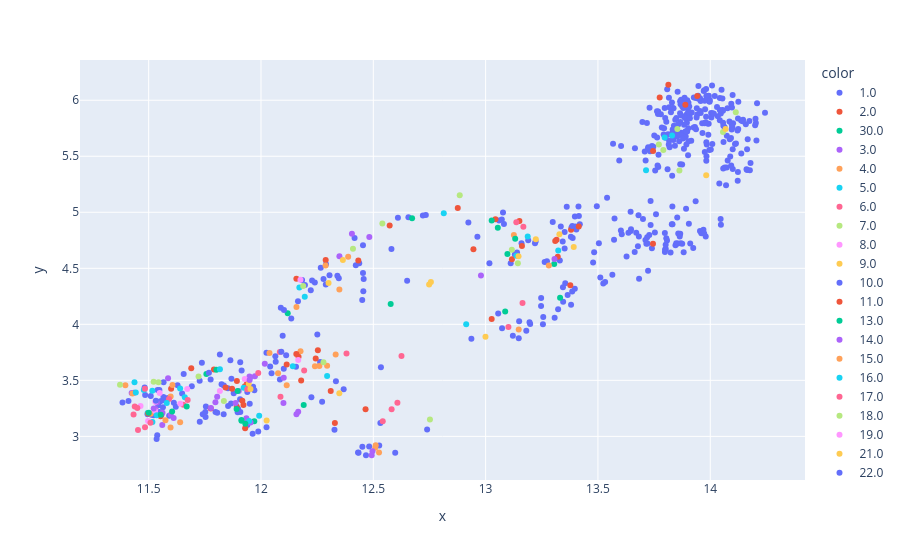
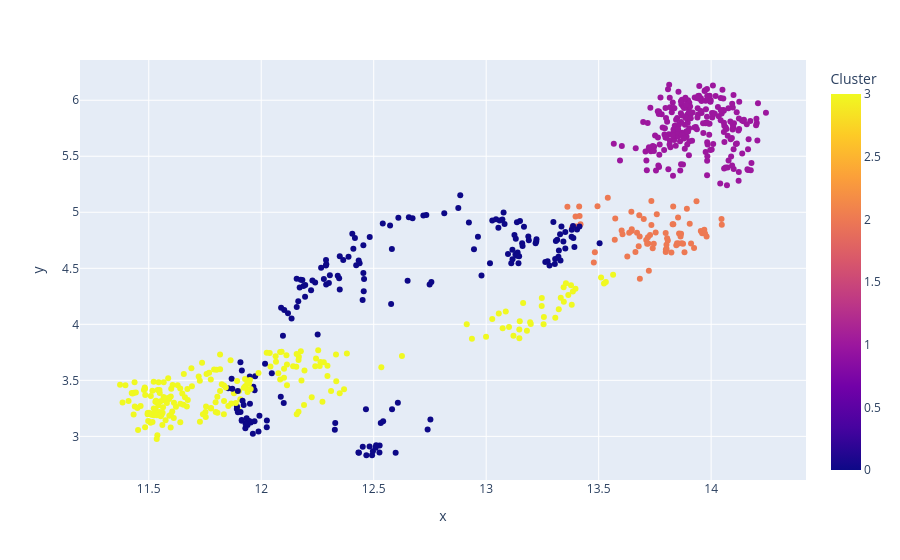

Notebook code cell kept with these figures, in order:
### Markdown cell above
UMAP components - HDBSCAN clustering with resulting HyperParameters

### Code cell
import plotly.express as px
#hdbscan for two umap components 
#cluster the data using hdbscan
labels = hdbscan.HDBSCAN(
    min_samples=23,
    min_cluster_size=40,
    #metric='euclidean',
    #cluster_selection_epsilon=0.4,
    #cluster_selection_method='eom'
).fit_predict(umap_embeddings)
#visualize the results
clustered = (labels >= 0)
''''
plt.scatter(umap_embeddings[~clustered, 0],
            umap_embeddings[~clustered, 1],
            color=(0.5, 0.5, 0.5),
            s=1,
            alpha=0.5)


plt.scatter(umap_embeddings[clustered, 0],
            umap_embeddings[clustered, 1],
            #c=labels[clustered],
            c= family_label[clustered],
            s=1,
            #cmap='Spectral'
           );
plt.colorbar(scatter, label='label')
'''
fig = px.scatter(x=umap_embeddings[clustered, 0], y=umap_embeddings[clustered, 1], 
                    color=family_label[clustered],
                   size_max=2)
fig.update_layout(coloraxis_colorbar=dict(title='Family'))
fig.show()

fig = px.scatter(x=umap_embeddings[clustered, 0], y=umap_embeddings[clustered, 1], 
                    color=labels[clustered],
                   size_max=2)
fig.update_layout(coloraxis_colorbar=dict(title='Cluster'))
fig.show()

print(np.unique(labels))
num_noise_points = np.sum(labels == -1)

print(f"Number of Noise Points: {num_noise_points}")

### Figure 1 — Plotly figure (JSON) as saved in the notebook; plotly's stock layout.template omitted (floating-point values rounded to 4 significant figures; data arrays with more than 128 entries replaced by an {"elided": "..."} marker saying what was removed)
{"data": [{"hovertemplate": "color=1.0<br>x=%{x}<br>y=%{y}<extra></extra>", "legendgroup": "1.0", "marker": {"color": "#636efa", "symbol": "circle"}, "mode": "markers", "name": "1.0", "orientation": "v", "showlegend": true, "type": "scatter", "x": {"elided": "458 float values"}, "xaxis": "x", "y": {"elided": "458 float values"}, "yaxis": "y"}, {"hovertemplate": "color=2.0<br>x=%{x}<br>y=%{y}<extra></extra>", "legendgroup": "2.0", "marker": {"color": "#EF553B", "symbol": "circle"}, "mode": "markers", "name": "2.0", "orientation": "v", "showlegend": true, "type": "scatter", "x": [13.04, 12.47, 12.24, 13.32, 11.69, 12.16, 12.29, 11.92, 11.89, 11.89, 12.33, 11.93, 12.57, 11.93, 13.38, 13.94, 12.11, 11.84, 13.16, 13.15, 13.12, 11.6, 12.25, 12.17, 12.43, 11.78, 11.79, 12.18, 12.31, 11.94, 13.41, 13.03, 13.38], "xaxis": "x", "y": [4.937, 3.243, 3.695, 4.602, 3.608, 4.407, 4.575, 3.319, 3.267, 3.494, 3.119, 3.072, 4.883, 3.447, 4.844, 6.037, 3.641, 3.436, 4.7, 4.922, 4.58, 3.424, 3.769, 3.71, 4.57, 3.249, 3.597, 3.499, 3.404, 3.476, 4.874, 4.048, 4.348], "yaxis": "y"}, {"hovertemplate": "color=30.0<br>x=%{x}<br>y=%{y}<extra></extra>", "legendgroup": "30.0", "marker": {"color": "#00cc96", "symbol": "circle"}, "mode": "markers", "name": "30.0", "orientation": "v", "showlegend": true, "type": "scatter", "x": [12.12, 12.58, 13.31, 13.09, 12.67, 13.33, 13.03, 13.05, 11.97, 11.91], "xaxis": "x", "y": [4.1, 4.181, 4.539, 4.114, 4.946, 4.238, 4.927, 4.862, 3.134, 3.14], "yaxis": "y"}, {"hovertemplate": "color=3.0<br>x=%{x}<br>y=%{y}<extra></extra>", "legendgroup": "3.0", "marker": {"color": "#ab63fa", "symbol": "circle"}, "mode": "markers", "name": "3.0", "orientation": "v", "showlegend": true, "type": "scatter", "x": [11.97, 11.95, 11.6, 12.02, 11.93, 11.95, 11.94, 12.1, 12.48, 13.31, 11.54, 12.49, 12.35, 12.1, 11.42, 11.56, 11.8, 11.89, 11.53, 11.9, 11.59, 11.56], "xaxis": "x", "y": [3.538, 3.534, 3.193, 3.648, 3.162, 3.123, 3.124, 3.298, 4.78, 4.582, 3.301, 2.832, 4.608, 3.524, 3.386, 3.21, 3.303, 3.297, 3.244, 3.406, 3.519, 3.102], "yaxis": "y"}, {"hovertemplate": "color=4.0<br>x=%{x}<br>y=%{y}<extra></extra>", "legendgroup": "4.0", "marker": {"color": "#FFA15A", "symbol": "circle"}, "mode": "markers", "name": "4.0", "orientation": "v", "showlegend": true, "type": "scatter", "x": [12.24, 12.51, 12.51, 12.53, 11.6, 13.28, 11.6, 12.29, 11.51, 11.43, 12.26, 11.64, 13.15, 13.13, 12.29, 11.4, 12.39, 11.61, 12.11, 12.18, 12.08, 12.33], "xaxis": "x", "y": [3.627, 2.922, 2.898, 2.856, 3.357, 4.525, 3.08, 4.524, 3.201, 3.382, 3.628, 3.127, 3.953, 4.797, 3.63, 3.457, 4.604, 3.459, 3.457, 3.76, 3.563, 3.732], "yaxis": "y"}, {"hovertemplate": "color=5.0<br>x=%{x}<br>y=%{y}<extra></extra>", "legendgroup": "5.0", "marker": {"color": "#19d3f3", "symbol": "circle"}, "mode": "markers", "name": "5.0", "orientation": "v", "showlegend": true, "type": "scatter", "x": [11.52, 13.14, 11.48, 11.92, 12.17, 11.95, 11.99, 11.64, 11.5, 11.52, 12.19, 12.29, 11.66, 11.44], "xaxis": "x", "y": [3.129, 4.612, 3.413, 3.435, 4.328, 3.136, 3.184, 3.428, 3.208, 3.406, 4.247, 3.539, 3.35, 3.392], "yaxis": "y"}, {"hovertemplate": "color=6.0<br>x=%{x}<br>y=%{y}<extra></extra>", "legendgroup": "6.0", "marker": {"color": "#FF6692", "symbol": "circle"}, "mode": "markers", "name": "6.0", "orientation": "v", "showlegend": true, "type": "scatter", "x": [13.17, 13.14, 12.58, 11.59, 13.16, 12.19, 12.61, 12.08, 11.67, 12.54, 12.63, 11.65, 12.38, 11.99, 11.94], "xaxis": "x", "y": [4.871, 4.911, 3.243, 3.333, 4.19, 3.587, 3.3, 3.753, 3.325, 3.134, 3.718, 3.282, 3.739, 3.566, 3.42], "yaxis": "y"}, {"hovertemplate": "color=7.0<br>x=%{x}<br>y=%{y}<extra></extra>", "legendgroup": "7.0", "marker": {"color": "#B6E880", "symbol": "circle"}, "mode": "markers", "name": "7.0", "orientation": "v", "showlegend": true, "type": "scatter", "x": [11.54, 12.41, 14.11, 13.85, 13.77, 13.86, 14.06], "xaxis": "x", "y": [3.482, 4.675, 5.894, 5.744, 5.604, 5.373, 5.717], "yaxis": "y"}, {"hovertemplate": "color=8.0<br>x=%{x}<br>y=%{y}<extra></extra>", "legendgroup": "8.0", "marker": {"color": "#FF97FF", "symbol": "circle"}, "mode": "markers", "name": "8.0", "orientation": "v", "showlegend": true, "type": "scatter", "x": [11.82, 11.53, 11.64, 12.17, 11.46, 11.67, 11.5, 11.55, 11.53], "xaxis": "x", "y": [3.405, 3.227, 3.291, 3.681, 3.27, 3.423, 3.138, 3.386, 3.308], "yaxis": "y"}, {"hovertemplate": "color=9.0<br>x=%{x}<br>y=%{y}<extra></extra>", "legendgroup": "9.0", "marker": {"color": "#FECB52", "symbol": "circle"}, "mode": "markers", "name": "9.0", "orientation": "v", "showlegend": true, "type": "scatter", "x": [12.75, 11.95, 11.95, 12.03, 13.0, 13.39, 12.76, 12.35], "xaxis": "x", "y": [4.355, 3.424, 3.469, 3.141, 3.89, 4.69, 4.379, 3.384], "yaxis": "y"}, {"hovertemplate": "color=10.0<br>x=%{x}<br>y=%{y}<extra></extra>", "legendgroup": "10.0", "marker": {"color": "#636efa", "symbol": "circle"}, "mode": "markers", "name": "10.0", "orientation": "v", "showlegend": true, "type": "scatter", "x": [12.48, 12.43, 12.45, 11.54, 11.91, 12.43], "xaxis": "x", "y": [2.909, 2.855, 2.908, 2.976, 3.217, 2.853], "yaxis": "y"}, {"hovertemplate": "color=11.0<br>x=%{x}<br>y=%{y}<extra></extra>", "legendgroup": "11.0", "marker": {"color": "#EF553B", "symbol": "circle"}, "mode": "markers", "name": "11.0", "orientation": "v", "showlegend": true, "type": "scatter", "x": [13.75, 12.88, 12.95, 13.32, 13.75, 11.5, 13.81], "xaxis": "x", "y": [4.719, 5.039, 4.67, 4.756, 5.546, 3.205, 6.138], "yaxis": "y"}, {"hovertemplate": "color=13.0<br>x=%{x}<br>y=%{y}<extra></extra>", "legendgroup": "13.0", "marker": {"color": "#00cc96", "symbol": "circle"}, "mode": "markers", "name": "13.0", "orientation": "v", "showlegend": true, "type": "scatter", "x": [11.9, 11.76, 13.13, 12.19, 11.5], "xaxis": "x", "y": [3.404, 3.556, 4.763, 3.28, 3.211], "yaxis": "y"}, {"hovertemplate": "color=14.0<br>x=%{x}<br>y=%{y}<extra></extra>", "legendgroup": "14.0", "marker": {"color": "#ab63fa", "symbol": "circle"}, "mode": "markers", "name": "14.0", "orientation": "v", "showlegend": true, "type": "scatter", "x": [11.61, 11.52, 12.16], "xaxis": "x", "y": [3.163, 3.249, 3.198], "yaxis": "y"}, {"hovertemplate": "color=15.0<br>x=%{x}<br>y=%{y}<extra></extra>", "legendgroup": "15.0", "marker": {"color": "#FFA15A", "symbol": "circle"}, "mode": "markers", "name": "15.0", "orientation": "v", "showlegend": true, "type": "scatter", "x": [12.16], "xaxis": "x", "y": [4.155], "yaxis": "y"}, {"hovertemplate": "color=16.0<br>x=%{x}<br>y=%{y}<extra></extra>", "legendgroup": "16.0", "marker": {"color": "#19d3f3", "symbol": "circle"}, "mode": "markers", "name": "16.0", "orientation": "v", "showlegend": true, "type": "scatter", "x": [13.19, 12.14, 12.81, 13.71], "xaxis": "x", "y": [4.785, 3.626, 4.99, 5.375], "yaxis": "y"}, {"hovertemplate": "color=17.0<br>x=%{x}<br>y=%{y}<extra></extra>", "legendgroup": "17.0", "marker": {"color": "#FF6692", "symbol": "circle"}, "mode": "markers", "name": "17.0", "orientation": "v", "showlegend": true, "type": "scatter", "x": [11.45, 11.44, 11.48, 11.51, 11.45, 11.43, 12.09, 13.1], "xaxis": "x", "y": [3.056, 3.266, 3.426, 3.12, 3.253, 3.195, 3.354, 3.977], "yaxis": "y"}, {"hovertemplate": "color=18.0<br>x=%{x}<br>y=%{y}<extra></extra>", "legendgroup": "18.0", "marker": {"color": "#B6E880", "symbol": "circle"}, "mode": "markers", "name": "18.0", "orientation": "v", "showlegend": true, "type": "scatter", "x": [11.83, 12.19, 11.52, 11.72, 12.28, 12.54, 12.88, 11.37], "xaxis": "x", "y": [3.315, 4.342, 3.488, 3.535, 3.663, 4.9, 5.152, 3.461], "yaxis": "y"}, {"hovertemplate": "color=19.0<br>x=%{x}<br>y=%{y}<extra></extra>", "legendgroup": "19.0", "marker": {"color": "#FF97FF", "symbol": "circle"}, "mode": "markers", "name": "19.0", "orientation": "v", "showlegend": true, "type": "scatter", "x": [12.18], "xaxis": "x", "y": [4.397], "yaxis": "y"}, {"hovertemplate": "color=21.0<br>x=%{x}<br>y=%{y}<extra></extra>", "legendgroup": "21.0", "marker": {"color": "#FECB52", "symbol": "circle"}, "mode": "markers", "name": "21.0", "orientation": "v", "showlegend": true, "type": "scatter", "x": [13.22, 13.15, 13.33, 13.98, 14.07], "xaxis": "x", "y": [4.759, 4.607, 4.804, 5.331, 5.743], "yaxis": "y"}, {"hovertemplate": "color=22.0<br>x=%{x}<br>y=%{y}<extra></extra>", "legendgroup": "22.0", "marker": {"color": "#636efa", "symbol": "circle"}, "mode": "markers", "name": "22.0", "orientation": "v", "showlegend": true, "type": "scatter", "x": [11.82, 11.53, 13.39, 11.77, 12.05, 12.09], "xaxis": "x", "y": [3.731, 3.319, 4.877, 3.567, 3.563, 3.755], "yaxis": "y"}, {"hovertemplate": "color=23.0<br>x=%{x}<br>y=%{y}<extra></extra>", "legendgroup": "23.0", "marker": {"color": "#EF553B", "symbol": "circle"}, "mode": "markers", "name": "23.0", "orientation": "v", "showlegend": true, "type": "scatter", "x": [11.87, 11.55, 11.92, 13.77], "xaxis": "x", "y": [3.426, 3.18, 3.28, 6.025], "yaxis": "y"}, {"hovertemplate": "color=24.0<br>x=%{x}<br>y=%{y}<extra></extra>", "legendgroup": "24.0", "marker": {"color": "#00cc96", "symbol": "circle"}, "mode": "markers", "name": "24.0", "orientation": "v", "showlegend": true, "type": "scatter", "x": [11.93, 11.89, 11.91, 11.8], "xaxis": "x", "y": [3.112, 3.245, 3.146, 3.594], "yaxis": "y"}, {"hovertemplate": "color=25.0<br>x=%{x}<br>y=%{y}<extra></extra>", "legendgroup": "25.0", "marker": {"color": "#ab63fa", "symbol": "circle"}, "mode": "markers", "name": "25.0", "orientation": "v", "showlegend": true, "type": "scatter", "x": [11.78, 12.98, 12.17, 12.4], "xaxis": "x", "y": [3.254, 4.436, 3.219, 4.808], "yaxis": "y"}, {"hovertemplate": "color=26.0<br>x=%{x}<br>y=%{y}<extra></extra>", "legendgroup": "26.0", "marker": {"color": "#FFA15A", "symbol": "circle"}, "mode": "markers", "name": "26.0", "orientation": "v", "showlegend": true, "type": "scatter", "x": [12.35, 12.04], "xaxis": "x", "y": [4.311, 3.743], "yaxis": "y"}, {"hovertemplate": "color=27.0<br>x=%{x}<br>y=%{y}<extra></extra>", "legendgroup": "27.0", "marker": {"color": "#19d3f3", "symbol": "circle"}, "mode": "markers", "name": "27.0", "orientation": "v", "showlegend": true, "type": "scatter", "x": [11.82, 11.44, 11.58, 11.54, 13.32, 12.91], "xaxis": "x", "y": [3.599, 3.483, 3.297, 3.189, 4.659, 4.002], "yaxis": "y"}, {"hovertemplate": "color=28.0<br>x=%{x}<br>y=%{y}<extra></extra>", "legendgroup": "28.0", "marker": {"color": "#FF6692", "symbol": "circle"}, "mode": "markers", "name": "28.0", "orientation": "v", "showlegend": true, "type": "scatter", "x": [11.48], "xaxis": "x", "y": [3.081], "yaxis": "y"}, {"hovertemplate": "color=32.0<br>x=%{x}<br>y=%{y}<extra></extra>", "legendgroup": "32.0", "marker": {"color": "#B6E880", "symbol": "circle"}, "mode": "markers", "name": "32.0", "orientation": "v", "showlegend": true, "type": "scatter", "x": [13.12, 12.75, 13.14, 13.79], "xaxis": "x", "y": [4.665, 3.149, 4.546, 5.555], "yaxis": "y"}, {"hovertemplate": "color=33.0<br>x=%{x}<br>y=%{y}<extra></extra>", "legendgroup": "33.0", "marker": {"color": "#FF97FF", "symbol": "circle"}, "mode": "markers", "name": "33.0", "orientation": "v", "showlegend": true, "type": "scatter", "x": [11.93], "xaxis": "x", "y": [3.511], "yaxis": "y"}, {"hovertemplate": "color=34.0<br>x=%{x}<br>y=%{y}<extra></extra>", "legendgroup": "34.0", "marker": {"color": "#FECB52", "symbol": "circle"}, "mode": "markers", "name": "34.0", "orientation": "v", "showlegend": true, "type": "scatter", "x": [12.3, 12.36], "xaxis": "x", "y": [4.368, 4.574], "yaxis": "y"}, {"hovertemplate": "color=35.0<br>x=%{x}<br>y=%{y}<extra></extra>", "legendgroup": "35.0", "marker": {"color": "#636efa", "symbol": "circle"}, "mode": "markers", "name": "35.0", "orientation": "v", "showlegend": true, "type": "scatter", "x": [12.1], "xaxis": "x", "y": [4.128], "yaxis": "y"}, {"hovertemplate": "color=36.0<br>x=%{x}<br>y=%{y}<extra></extra>", "legendgroup": "36.0", "marker": {"color": "#EF553B", "symbol": "circle"}, "mode": "markers", "name": "36.0", "orientation": "v", "showlegend": true, "type": "scatter", "x": [13.89, 12.16, 13.31], "xaxis": "x", "y": [5.96, 3.736, 4.745], "yaxis": "y"}, {"hovertemplate": "color=38.0<br>x=%{x}<br>y=%{y}<extra></extra>", "legendgroup": "38.0", "marker": {"color": "#00cc96", "symbol": "circle"}, "mode": "markers", "name": "38.0", "orientation": "v", "showlegend": true, "type": "scatter", "x": [13.1, 11.67, 11.55, 11.6], "xaxis": "x", "y": [4.627, 3.267, 3.193, 3.222], "yaxis": "y"}, {"hovertemplate": "color=39.0<br>x=%{x}<br>y=%{y}<extra></extra>", "legendgroup": "39.0", "marker": {"color": "#ab63fa", "symbol": "circle"}, "mode": "markers", "name": "39.0", "orientation": "v", "showlegend": true, "type": "scatter", "x": [11.8, 12.5, 11.95], "xaxis": "x", "y": [3.353, 2.867, 3.504], "yaxis": "y"}, {"hovertemplate": "color=46.0<br>x=%{x}<br>y=%{y}<extra></extra>", "legendgroup": "46.0", "marker": {"color": "#FFA15A", "symbol": "circle"}, "mode": "markers", "name": "46.0", "orientation": "v", "showlegend": true, "type": "scatter", "x": [11.57], "xaxis": "x", "y": [3.145], "yaxis": "y"}, {"hovertemplate": "color=42.0<br>x=%{x}<br>y=%{y}<extra></extra>", "legendgroup": "42.0", "marker": {"color": "#19d3f3", "symbol": "circle"}, "mode": "markers", "name": "42.0", "orientation": "v", "showlegend": true, "type": "scatter", "x": [13.8, 13.83], "xaxis": "x", "y": [5.668, 5.686], "yaxis": "y"}], "layout": {"coloraxis": {"colorbar": {"title": {"text": "Family"}}}, "legend": {"title": {"text": "color"}, "tracegroupgap": 0}, "margin": {"t": 60}, "xaxis": {"anchor": "y", "domain": [0, 1], "title": {"text": "x"}}, "yaxis": {"anchor": "x", "domain": [0, 1], "title": {"text": "y"}}}}

### Figure 2 — Plotly figure (JSON) as saved in the notebook; plotly's stock layout.template omitted (floating-point values rounded to 4 significant figures; data arrays with more than 128 entries replaced by an {"elided": "..."} marker saying what was removed)
{"data": [{"hovertemplate": "x=%{x}<br>y=%{y}<br>color=%{marker.color}<extra></extra>", "legendgroup": "", "marker": {"color": {"elided": "694 int values"}, "coloraxis": "coloraxis", "symbol": "circle"}, "mode": "markers", "name": "", "orientation": "v", "showlegend": false, "type": "scatter", "x": {"elided": "694 float values"}, "xaxis": "x", "y": {"elided": "694 float values"}, "yaxis": "y"}], "layout": {"coloraxis": {"colorbar": {"title": {"text": "Cluster"}}, "colorscale": [[0, "#0d0887"], [0.1111, "#46039f"], [0.2222, "#7201a8"], [0.3333, "#9c179e"], [0.4444, "#bd3786"], [0.5556, "#d8576b"], [0.6667, "#ed7953"], [0.7778, "#fb9f3a"], [0.8889, "#fdca26"], [1, "#f0f921"]]}, "legend": {"tracegroupgap": 0}, "margin": {"t": 60}, "xaxis": {"anchor": "y", "domain": [0, 1], "title": {"text": "x"}}, "yaxis": {"anchor": "x", "domain": [0, 1], "title": {"text": "y"}}}}
